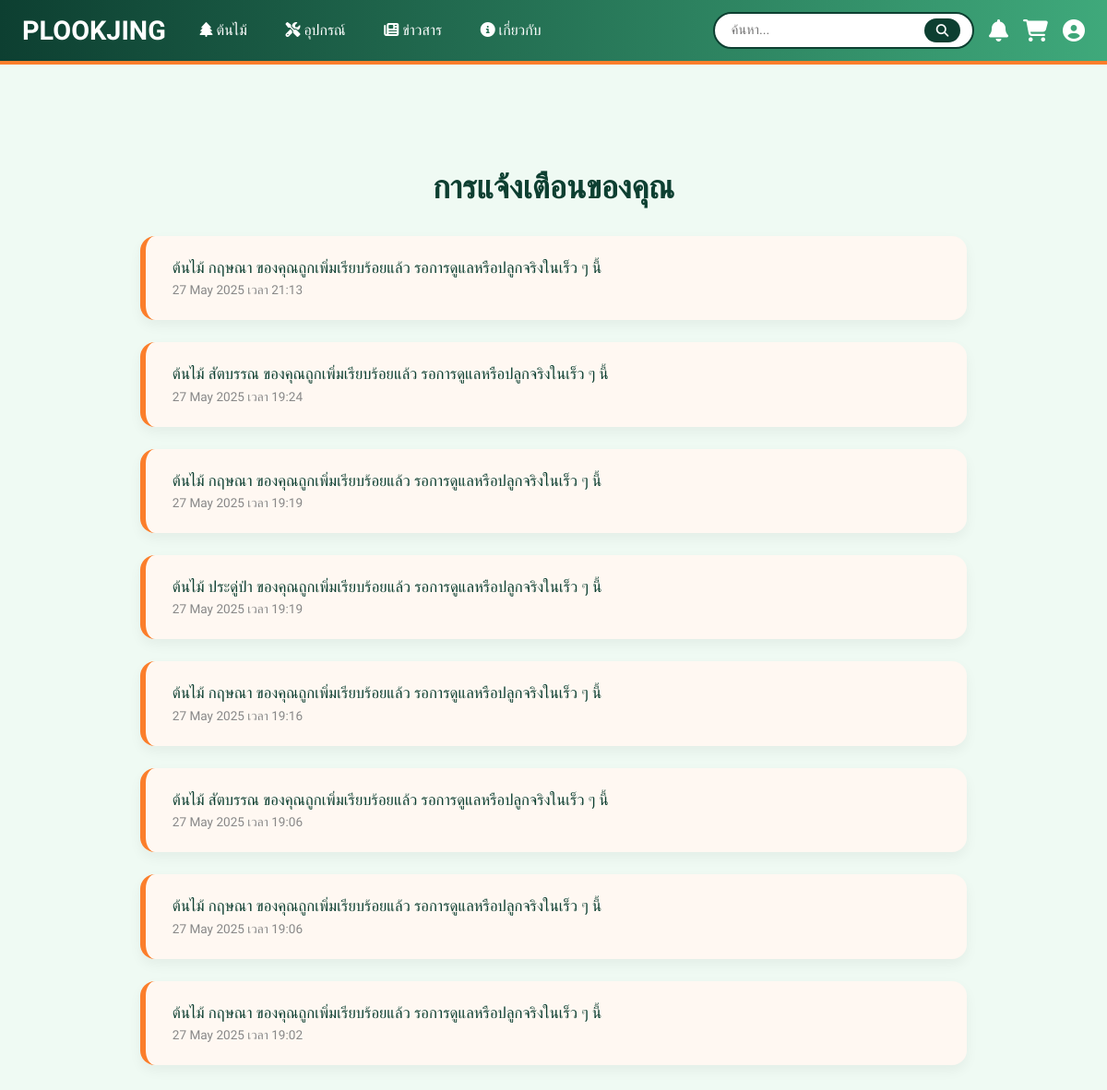
The app's page /notifications/ (signed in) with its own data.
### myapp/models.py (models this page shows, shortened)
class Notification(models.Model):
    user = models.ForeignKey(User, on_delete=models.CASCADE)
    message = models.TextField()
    notification_date = models.DateTimeField(auto_now_add=True)
    is_read = models.BooleanField(default=False)

### myapp/views.py (the view)
# urls.py: path('notifications/', views.notification_list, name='notification_list'),
@login_required
def notification_list(request):
    notifications = Notification.objects.filter(user=request.user).order_by('-notification_date')
    return render(request, 'myapp/notification_list.html', {
        'notifications': notifications
    })

### templates/myapp/notification_list.html (shortened to what this page needs)
{% extends 'base.html' %}
{% load static %}
{% block content %}
<div class="notif-page">
  <div class="notif-header">การแจ้งเตือนของคุณ</div>
  {% if notifications %}
    {% for n in notifications %}
      <div class="notif-card {% if not n.is_read %}unread{% else %}read{% endif %}">
        <div class="notif-message">{{ n.message }}</div>
        <div class="notif-time">{{ n.notification_date|date:"d M Y เวลา H:i" }}</div>
      </div>
    {% endfor %}
  {% else %}
    <p class="empty-msg">คุณยังไม่มีการแจ้งเตือน</p>
  {% endif %}
</div>
{% endblock %}

### templates/base.html (style rules this page uses)
:root { --green-dark: #0D3F31; --green-light: #B6E2C9; --green-bg: #EFFAF3; --orange: #FB7E2B; --orange-soft: #FFE3CF; --orange-light: #fb7e2b33; --gray: #f8f8f8; }
* { box-sizing: border-box; font-family: 'Prompt', sans-serif; }
body { margin: 0; background-color: var(--green-bg); color: #333; scroll-behavior: smooth; }

### templates/myapp/notification_list.html (style rules this page uses)
body { background-color: #EFFAF3; font-family: 'Prompt', sans-serif; }
.notif-page { max-width: 960px; margin: 3rem auto; padding: 2rem; }
.notif-header { font-size: 2.2rem; color: #0D3F31; font-weight: bold; margin-bottom: 2rem; text-align: center; }
.notif-card { background: white; padding: 1.5rem 1.8rem; border-radius: 16px; margin-bottom: 1.5rem; border-left: 6px solid; box-shadow: 0 6px 14px rgba(0, 0, 0, 0.05); position: relative; transition: all 0.2s ease; }
.notif-card.unread { border-color: #FB7E2B; background: #FFF8F2; }
.notif-message { font-size: 1.05rem; color: #0D3F31; margin-bottom: 0.4rem; }
.notif-time { font-size: 0.85rem; color: #888; }

### records on screen
Notification: message "ต้นไม้ กฤษณา ของคุณถูกเพิ่มเรียบร้อยแล้ว รอการดูแลหรือปลูกจริงในเร็ว ๆ นี้", notification_date "27 May 2025 เวลา 21:13"
Notification: message "ต้นไม้ สัตบรรณ ของคุณถูกเพิ่มเรียบร้อยแล้ว รอการดูแลหรือปลูกจริงในเร็ว ๆ นี้", notification_date "27 May 2025 เวลา 19:24"
Notification: message "ต้นไม้ กฤษณา ของคุณถูกเพิ่มเรียบร้อยแล้ว รอการดูแลหรือปลูกจริงในเร็ว ๆ นี้", notification_date "27 May 2025 เวลา 19:19"
Notification: message "ต้นไม้ ประดู่ป่า ของคุณถูกเพิ่มเรียบร้อยแล้ว รอการดูแลหรือปลูกจริงในเร็ว ๆ นี้", notification_date "27 May 2025 เวลา 19:19"
Notification: message "ต้นไม้ กฤษณา ของคุณถูกเพิ่มเรียบร้อยแล้ว รอการดูแลหรือปลูกจริงในเร็ว ๆ นี้", notification_date "27 May 2025 เวลา 19:16"
Notification: message "ต้นไม้ สัตบรรณ ของคุณถูกเพิ่มเรียบร้อยแล้ว รอการดูแลหรือปลูกจริงในเร็ว ๆ นี้", notification_date "27 May 2025 เวลา 19:06"
Notification: message "ต้นไม้ กฤษณา ของคุณถูกเพิ่มเรียบร้อยแล้ว รอการดูแลหรือปลูกจริงในเร็ว ๆ นี้", notification_date "27 May 2025 เวลา 19:06"
Notification: message "ต้นไม้ กฤษณา ของคุณถูกเพิ่มเรียบร้อยแล้ว รอการดูแลหรือปลูกจริงในเร็ว ๆ นี้", notification_date "27 May 2025 เวลา 19:02"
